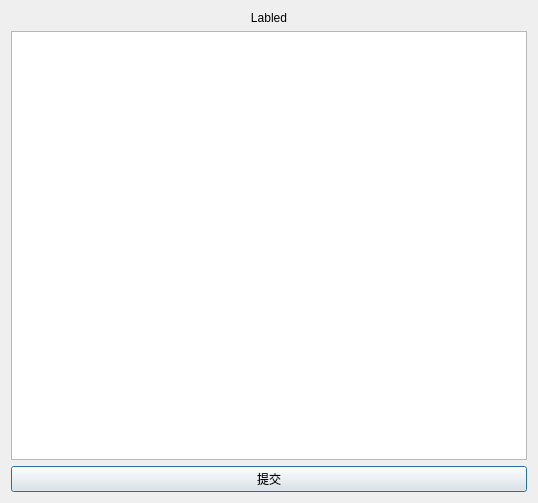
<?xml version="1.0" encoding="UTF-8"?>
<ui version="4.0">
 <class>WriteReview</class>
 <widget class="QDialog" name="WriteReview">
  <property name="geometry">
   <rect>
    <x>0</x>
    <y>0</y>
    <width>538</width>
    <height>503</height>
   </rect>
  </property>
  <property name="windowTitle">
   <string>Dialog</string>
  </property>
  <layout class="QVBoxLayout" name="verticalLayout">
   <item>
    <widget class="QLabel" name="label_title">
     <property name="text">
      <string>Labled</string>
     </property>
     <property name="alignment">
      <set>Qt::AlignCenter</set>
     </property>
    </widget>
   </item>
   <item>
    <widget class="QTextEdit" name="textEdit_review">
     <property name="font">
      <font>
       <family>微软雅黑</family>
       <pointsize>11</pointsize>
       <stylestrategy>PreferAntialias</stylestrategy>
      </font>
     </property>
    </widget>
   </item>
   <item>
    <layout class="QHBoxLayout" name="horizontalLayout">
     <item>
      <widget class="QPushButton" name="pushButton_submit">
       <property name="text">
        <string>提交</string>
       </property>
      </widget>
     </item>
    </layout>
   </item>
  </layout>
 </widget>
 <resources/>
 <connections/>
</ui>
